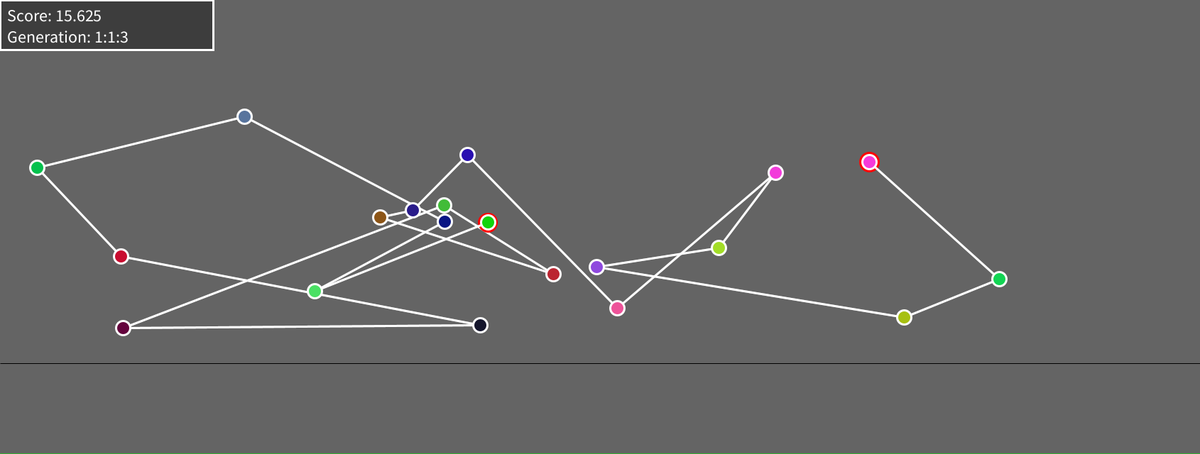
Frame 1 (no input)
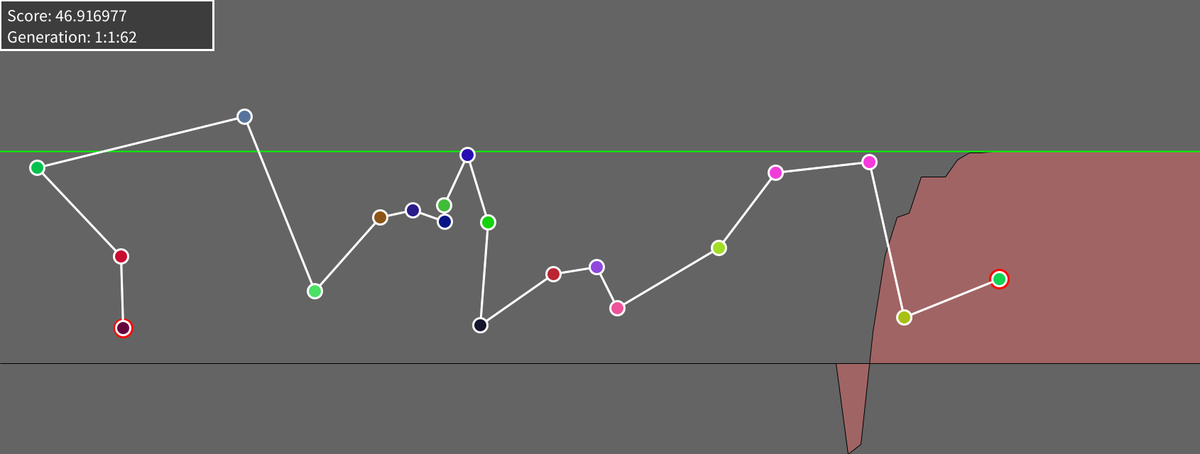
Frame 60 (the mouse pressed at the canvas centre just before this capture)
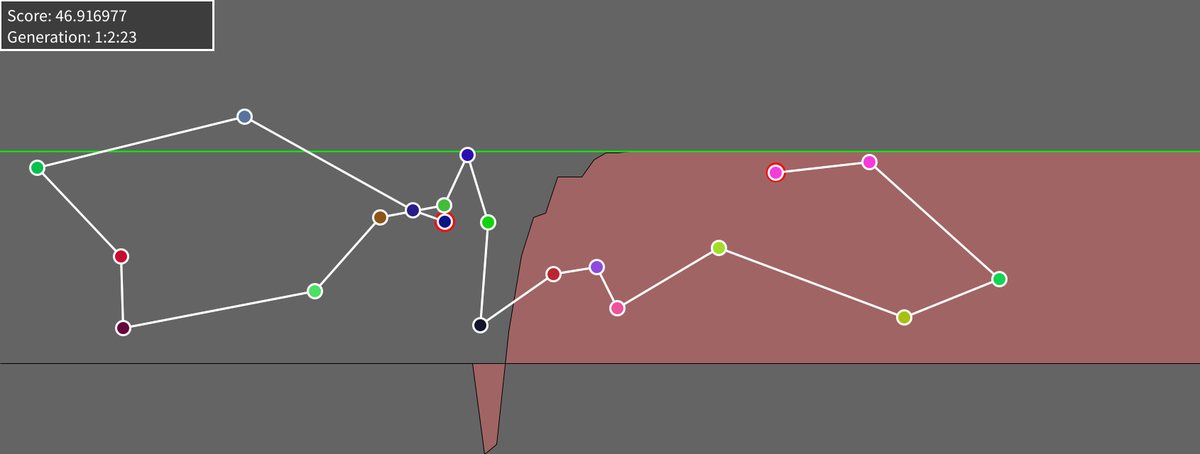
Frame 120 (the mouse held since frame 60 and released just before this capture)

The Processing sketch that drew these frames (run headless with seeded random() and noise(); from frame 60 on, the mouse is pressed at the canvas centre):

// Processing sketch: TravelingSalesman
// ── TravelingSalesman.pde
private City[] cities;
private Population[] pops;
private Population currPop;
private int popIndex;
private int gengen;
private Graph graph;
private float startExtent;
private Route bestRoute;
private int counter;
private float currExtent;
private boolean newPop;

void setup(){
  size(1690,640);
  this.cities = new City[20];
  for(int i = 0; i < cities.length; i++){
    cities[i] = new City();
  }
  this.pops = new Population[cities.length];
  for(int i = 0; i < pops.length; i++){
    pops[i] = new Population(cities);
  }
  this.popIndex = 0;
  this.currPop = pops[popIndex];
  this.graph = new Graph();
  this.update();
  this.startExtent = currPop.getBestExtent();
  
  this.counter = 0;
  this.gengen = 0;
}

void update(){
  currPop.mapFittness();
  currPop.drawBestRoute();
  currPop.mateNextGen();
  
}

void draw(){

  
  background(100);
  
  this.counter++;
  if(this.counter > 1){
    this.currExtent = currPop.getBestExtent();
    this.graph.addValue(currExtent/startExtent*(height*3) - height/5);
    this.counter = 0;
  }
  
  this.graph.render();
  
  if(newPop){
    this.currPop = new Population(cities);
    this.graph.reset();
    this.newPop = false; 
  }
  if(this.currPop.getGeneration() >= cities.length*5){
    
    if(bestRoute==null)bestRoute =currPop.getBestRoute();
    if(bestRoute.getExtent() > currPop.getBestRoute().getExtent()){
      this.bestRoute = currPop.getBestRoute();
    }
    popIndex++;
    if(popIndex > pops.length-1){
      gengen++;
      for(int i = 0; i < pops.length; i++){
        pops[i] = new Population(cities, bestRoute);
      }
      this.popIndex = 0;
    }
    currPop = pops[popIndex];
    //this.graph.reset();
  }
  
  this.update();
  
  for(int i = 0; i < cities.length; i++){
    cities[i].render();
  }
  fill(0,100);
  rect(0,0,300,70);
  fill(255);
  textSize(24);
  text("Score: " + 1/graph.getBestValue()*10000, 10, 30);
  text("Generation: " + (gengen+1) + ":" + (popIndex+1) + ":" + currPop.getGeneration(), 10, 60);
}

void mouseClicked() {
  this.newPop = true;
}

// ── City.pde
public class City{
  
  private PVector pos;
  private color cityColor;
  
  public City(){
    this.pos = new PVector(random(width), random(height/2)+height/4);
    this.cityColor = color(random(255), random(255), random(255), 255);
  }
  
  public City(PVector pos){
    this.pos = pos;
    this.cityColor = color(random(255), random(255), random(255), 255);
  }
  
  public void render(){
    stroke(255);
    strokeWeight(3);
    fill(cityColor);
    ellipse(pos.x,pos.y, 20,20);
  }
  
  public PVector getPos(){
   return new PVector(pos.x,pos.y); 
  }
  
  public color getColor(){
    return cityColor;
  }
  
  
}

// ── DNA.pde
public class DNA{
  
  private int[] order;
  
  public DNA(int length){
    this.order = genRandomOrder(length);
  }
  
  public DNA(int[] order){
    this.order = order;
  }
  
  private int[] genRandomOrder(int length){
   int[] order = new int[length];
   for(int i = 0; i < length; i++){
    order[i] = i; 
   }
   order = shuffel(order, length);
   return order;
  }
  
  private int[] shuffel(int[] array, int count){
    for(int i = 0; i < count; i++){
      swap(array, floor(random(array.length)),floor(random(array.length)));
    }
    return array;
  }
  
  public int[] shuffel(int count){
    for(int i = 0; i < count; i++){
      swap(order, floor(random(this.order.length)),floor(random(this.order.length)));
    }
    return order;
  }
  
  private int[] swap(int[] array, int indexA, int indexB){
    int a = array[indexA];
    int b = array[indexB];
    array[indexA] = b;
    array[indexB] = a;
    return array;
  }
  
  public int[] shift(){
    int[] shifted = new int[order.length];
    shifted[shifted.length-1] = order[0];
    for(int i = 0; i < shifted.length-1; i++){
      shifted[i] = order[i+1];
    }
    return shifted;
  }
  
  public DNA mutate(){
     return new DNA(shuffel(order.clone(),1));
  }
  
  public int[] getOrder(){
    return this.order;
  }
  
}

// ── Graph.pde
public class Graph{
  
  private ArrayList<Float> v;
  private float bestValue;
  
  public Graph(){
    this.v = new ArrayList();
    for(int i = 0; i < 100; i++){
      this.v.add(height-height/5f);
    }
    this.bestValue = height;
  }
  
  public void addValue(float value){
    v.remove(0);
    if(value < bestValue){
      bestValue = value;
    }
    v.add(bestValue);
  }
  
  public void render(){
    strokeWeight(1);
    stroke(0);
    fill(255,100,100,100);
    
    beginShape();
    vertex(width,height-height/5f);
    vertex(0,height-height/5f);
    for(int i = 0; i < v.size(); i++){
      vertex((i/(v.size()-1f))*width, v.get(i));
    }
    endShape();
    
    strokeWeight(2);
    stroke(0,250,0);
    line(0,bestValue, width, bestValue);
    
  }
  
  public void reset(){
    this.v = new ArrayList();
    for(int i = 0; i < 500; i++){
      this.v.add(height-height/5f);
    }
    this.bestValue = height;
  }
  
  public float getBestValue(){
   return bestValue; 
  }
  
}

// ── Population.pde
public class Population{
  
  private City[] cities;
  private Route[] routes;
  private int generation;
  
  private float[] fittnesses;
  private Route bestRoute;
  private Route totalBestRoute;
  
  public Population(City[] cities){
    this.cities = cities;
    this.routes = new Route[500];
    for(int i = 0; i < routes.length; i++){
      routes[i] = new Route(cities);
    }
    this.generation = 1;
  }
  
  public Population(City[] cities, Route totalBestRoute){
    this.cities = cities;
    this.routes = new Route[500];
    for(int i = 0; i < routes.length; i++){
      routes[i] = new Route(cities);
    }
    this.generation = 1;
    this.totalBestRoute = totalBestRoute;
  }
  
  private void mapFittness(){
    this.fittnesses = new float[routes.length];
    float maxExtent = (width+height) * cities.length;
    int compPool = 0;
    for(int i = 0; i < fittnesses.length; i++){
      this.fittnesses[i] = pow((maxExtent-routes[i].getExtent())/1000f, 10);
      compPool += this.fittnesses[i];
    }
    int bestIndex = -1;
    float bestFittness = 0;
    for(int i = 0; i < fittnesses.length; i++){
      this.fittnesses[i] = this.fittnesses[i]/compPool;
      if(fittnesses[i] > bestFittness){
        bestFittness = fittnesses[i];
        bestIndex = i;
      }
    }
    this.bestRoute = routes[bestIndex];
    if(totalBestRoute == null){
      this.totalBestRoute = this.bestRoute;
    }
    
    if(this.bestRoute.getExtent() < this.totalBestRoute.getExtent()){
      this.totalBestRoute = this.bestRoute;
    }
    
  }
  
  public void drawBestRoute(){
    for(int i = 0; i < cities.length -1; i++){
      PVector a = cities[bestRoute.getDNA().getOrder()[i]].getPos();
      PVector b = cities[bestRoute.getDNA().getOrder()[i+1]].getPos();
      stroke(255,100);
      strokeWeight(3);
      line(a.x, a.y, b.x, b.y);
    }
    
    for(int i = 0; i < cities.length -1; i++){
      PVector a = cities[totalBestRoute.getDNA().getOrder()[i]].getPos();
      PVector b = cities[totalBestRoute.getDNA().getOrder()[i+1]].getPos();
      if(i == 0){
        stroke(255,0,0);
        fill(255,0,0);
        ellipse(a.x,a.y, 26,26);
      }else if(i == cities.length-2){
        stroke(255,0,0);
        fill(255,0,0);
        ellipse(b.x,b.y, 25,25); 
      }
      stroke(255,255);
      strokeWeight(3);
      line(a.x, a.y, b.x, b.y);
    }
    
    
  }
  
  private void mateNextGen(){
    for(int i = 0; i < routes.length; i++){
      routes[i] = mating();
    }
    generation++;
  }
  
  
  private Route mating(){
    Route parent = null;
    if(random(1) < 0.05){
      parent = totalBestRoute;
    }else{
      parent = acceptReject();
    }
    
    DNA newDNA = parent.getDNA();
    for(int i = 0; i < cities.length; i++){
      if(random(1) < 0.25){
        DNA mutDNA = newDNA.mutate();
        if(new Route(cities, mutDNA).getExtent() < parent.getExtent()){
          newDNA = mutDNA;
        }
        if(random(1) < 0.25)newDNA = mutDNA;
      }
    }
    
    if(random(1) < 0.1){
      for(int i = 0; i < random(cities.length); i++){
        newDNA = new DNA(newDNA.shift());
      }
    }
    
    return new Route(cities,newDNA);
  }
  
  private Route acceptReject(){
    while(true){
      int pickIndex = floor(random(routes.length));
      if(random(1) < fittnesses[pickIndex]){
        return routes[pickIndex];
      }
    }
  }
  
  public Route getBestRoute(){
    return this.totalBestRoute;
  }
  
  public float getBestExtent(){
   return bestRoute.getExtent();
  }
  public int getGeneration(){
   return generation; 
  }
  
}

// ── Route.pde
public class Route{
  
  private DNA dna;
  private City[] cities;
  private float extent;
  
  public Route(City[] cities){
    this.cities = cities;
    this.dna = new DNA(cities.length);
    
    this.extent = calcExtent();
  }
  
  public Route(City[] cities, DNA dna){
   this.cities = cities;
   this.dna = dna;
   this.extent = calcExtent();
  }
  
  
  private float calcExtent(){
    float extent = 0;
    int[] order = dna.getOrder();
    for(int i = 0; i < order.length-1; i++){
      extent += cities[order[i]].getPos().sub(cities[order[i+1]].getPos()).magSq()/100000f;
    }
    //extent += cities[0].getPos().sub(cities[cities.length-1].getPos()).mag();
    return extent;
  }
  
  public float getExtent(){
    return extent;
  }
  public DNA getDNA(){
    return dna;
  }
  
}
